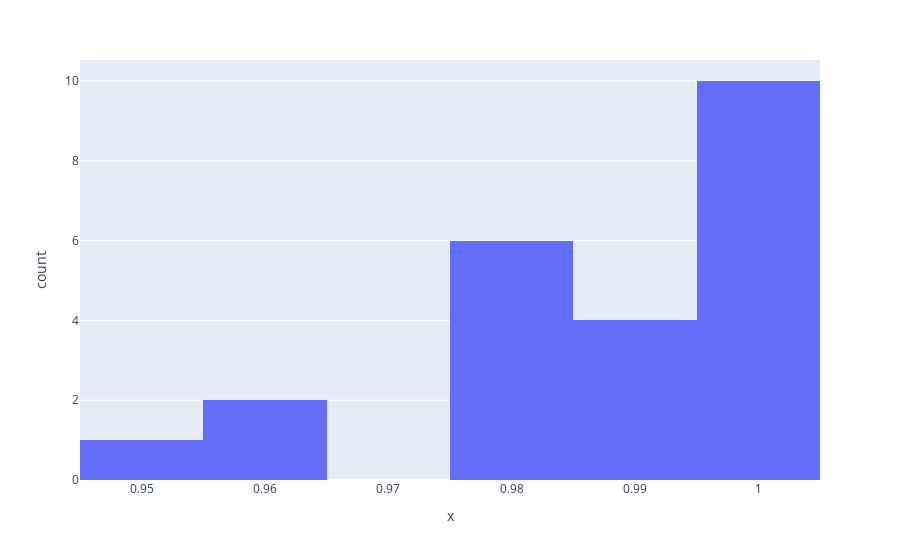

Notebook source saved alongside this figure:
### Code cell
result = run_test(
    "validmind.model_validation.ragas.AnswerSimilarity",
    inputs={"dataset": vm_ragas_ds},
    show=False,
)
plot_distribution(result.metric.summary.results[0].data)

### Figure 1 — Plotly figure (JSON) as saved in the notebook; plotly's stock layout.template omitted (floating-point values rounded to 4 significant figures)
{"data": [{"alignmentgroup": "True", "bingroup": "x", "hovertemplate": "x=%{x}<br>count=%{y}<extra></extra>", "legendgroup": "", "marker": {"color": "#636efa", "pattern": {"shape": ""}}, "name": "", "nbinsx": 10, "offsetgroup": "", "orientation": "v", "showlegend": false, "type": "histogram", "x": [0.9491, 0.9959, 0.9877, 0.9917, 0.9983, 0.997, 1.0, 1.0, 0.9606, 0.9831, 0.9841, 0.98, 0.9814, 1.0, 0.9895, 1.0, 0.9983, 0.9976, 0.9982, 0.9929, 0.9828, 0.963, 0.9791], "xaxis": "x", "yaxis": "y"}], "layout": {"barmode": "relative", "legend": {"tracegroupgap": 0}, "margin": {"t": 60}, "xaxis": {"anchor": "y", "domain": [0, 1], "title": {"text": "x"}}, "yaxis": {"anchor": "x", "domain": [0, 1], "title": {"text": "count"}}}}
